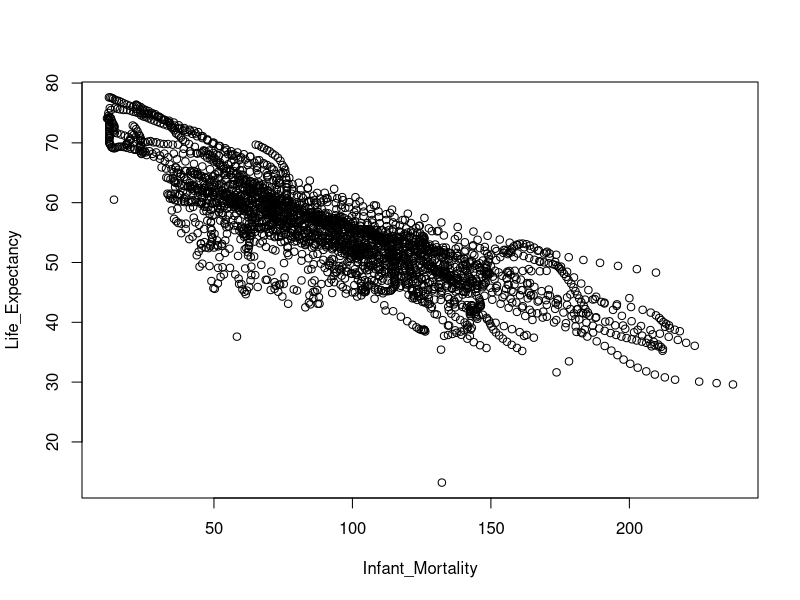
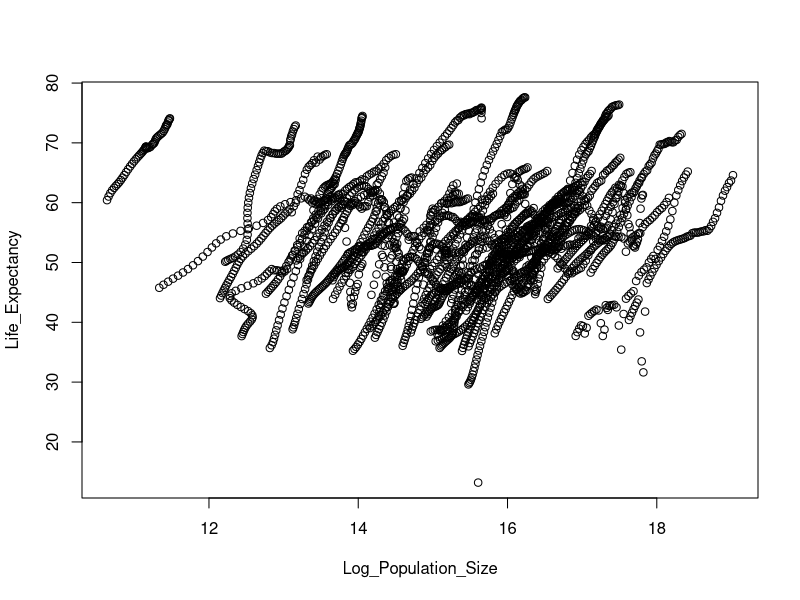
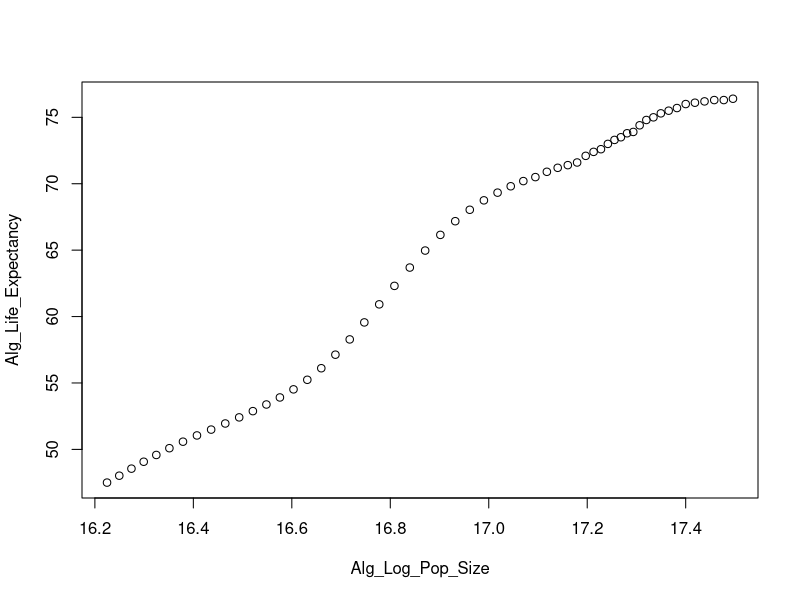
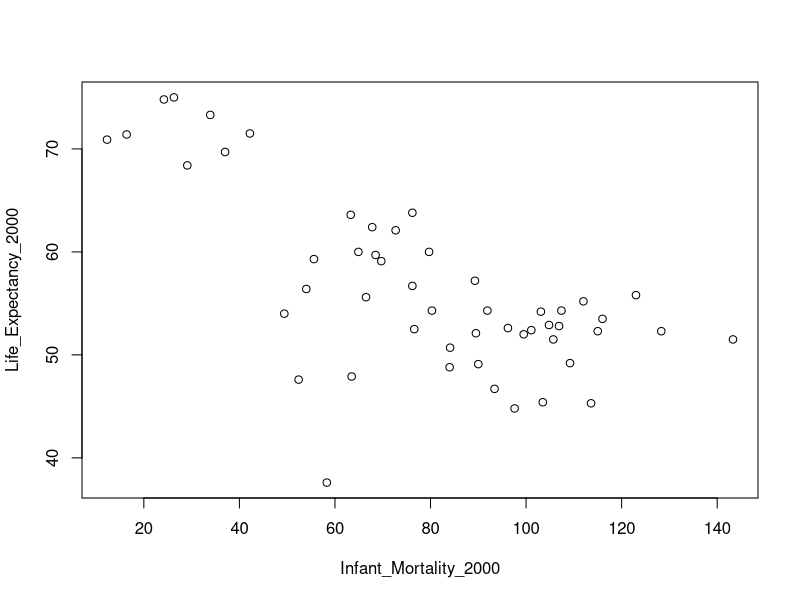
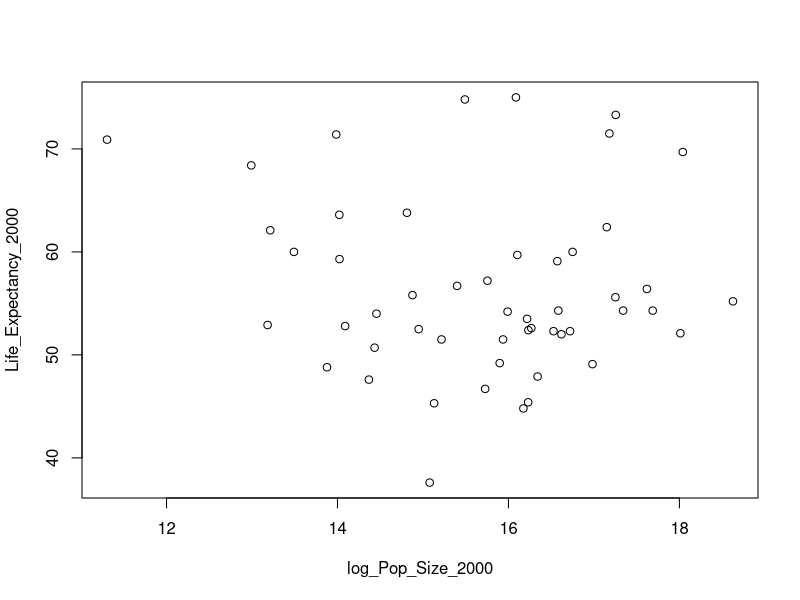

Generate these figures, in order, with R:
## ---- chunk 1
("dslabs") %in% installed.packages()
## ---- chunk 2
library(dslabs)
## ---- chunk 3
help("gapminder")
## ---- chunk 4
str(gapminder)
## ---- chunk 5
summary(gapminder)
## ---- chunk 6
class(gapminder)
## ---- chunk 7
levels(gapminder$continent)
## ---- chunk 8
africadata <- gapminder[gapminder$continent %in% "Africa",]
africadata
## ---- chunk 9
str(africadata)
## ---- chunk 10
summary(africadata)
## ---- chunk 11
infmort <- africadata$infant_mortality
lifexp <- africadata$life_expectancy
infmort_lifexp <- data.frame("infant_mortality" = infmort, "life_expectancy" = lifexp)
head(infmort_lifexp)
## ---- chunk 12
popsize <- africadata$population
lifexp <- africadata$life_expectancy
pop_lifexp <- data.frame("population" = popsize, "life_expectancy" = lifexp)
head(pop_lifexp)
## ---- chunk 13
str(infmort_lifexp)
summary(infmort_lifexp)
## ---- chunk 14
str(pop_lifexp)
summary(pop_lifexp)
## ---- chunk 15
Infant_Mortality <- infmort_lifexp$infant_mortality
Life_Expectancy <- infmort_lifexp$life_expectancy
plot(Infant_Mortality, Life_Expectancy)
## ---- chunk 16
Log_Population_Size <- log(pop_lifexp$population)
Life_Expectancy <- pop_lifexp$life_expectancy
plot(Log_Population_Size, Life_Expectancy)
## ---- chunk 17
head(africadata)
## ---- chunk 18
Algeria <- africadata[africadata$country %in% "Algeria",]
Algeria$year
## ---- chunk 19
Alg_pop <- Algeria$population
Alg_lifexp <- Algeria$life_expectancy
Alg_pop_lifexp <- data.frame("Algeria_population" = Alg_pop, "Algeria_life_expectancy" = Alg_lifexp)
Alg_Log_Pop_Size <- log(Alg_pop_lifexp$Algeria_population)
Alg_Life_Expectancy <- Alg_pop_lifexp$Algeria_life_expectancy
plot(Alg_Log_Pop_Size, Alg_Life_Expectancy)
## ---- chunk 20
index_na <- is.na(africadata$infant_mortality)
africadata$year[index_na]
## ---- chunk 21
africa_2000 <- africadata[africadata$year %in% 2000,]
str(africa_2000)
summary(africa_2000)
## ---- chunk 22
Infant_Mortality_2000 <- africa_2000$infant_mortality
Life_Expectancy_2000 <- africa_2000$life_expectancy
plot(Infant_Mortality_2000, Life_Expectancy_2000)
## ---- chunk 23
log_Pop_Size_2000 <- log(africa_2000$population)
Life_Expectancy_2000 <- africa_2000$life_expectancy
plot(log_Pop_Size_2000, Life_Expectancy_2000)
## ---- chunk 24
?lm
## ---- chunk 25
fit1 <- lm(Life_Expectancy_2000 ~ Infant_Mortality_2000)
summary(fit1)
## ---- chunk 26
Pop_Size_2000 <- africa_2000$population
fit2 <- lm(Life_Expectancy_2000 ~ Pop_Size_2000)
summary(fit2)
## ---- chunk 27
fit3 <- lm(Life_Expectancy_2000 ~ log_Pop_Size_2000)
summary(fit3)
